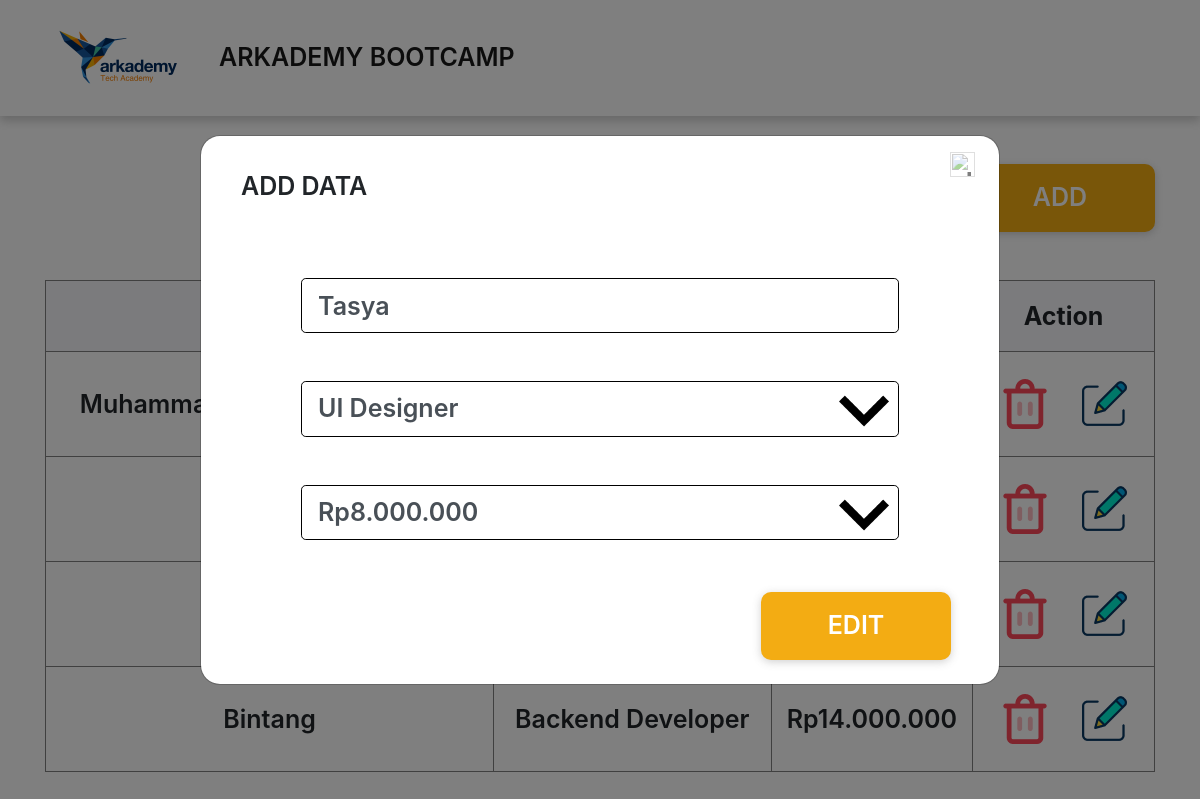
The app's page /6_c/index.php?id=97 with its own data.
### tables this page shows
CREATE TABLE `name` (
  `id` int(11) NOT NULL,
  `name` varchar(100) NOT NULL,
  `id_work` int(11) NOT NULL,
  `id_salary` int(11) NOT NULL
);

CREATE TABLE `work` (
  `id` int(11) NOT NULL,
  `name` varchar(100) NOT NULL,
  `id_salary` int(11) NOT NULL
);

CREATE TABLE `salary` (
  `id` int(11) NOT NULL,
  `salary` varchar(100) NOT NULL
);

### 6_c/functions.php (called while the page is built, shortened)
<?php
$konek = mysqli_connect('localhost', 'root', '', 'arkademy_batch_12_5');
function query($query)
{
    global $konek;
    $result = mysqli_query($konek, $query);
    $rows = [];
    while ($row = mysqli_fetch_assoc($result)) {
        $rows[] = $row;
    }
    return $rows;
}

### 6_c/index.php (the view, shortened to what this page needs)
<?php
require 'functions.php';
$data = query("SELECT name.id, name.name, name.id_salary, work.name as work, salary FROM name INNER JOIN work ON name.id_work = work.id INNER JOIN salary ON name.id_salary = salary.id ORDER BY name.id DESC");
$data_work = query("SELECT * FROM work");
$data_salary = query("SELECT * FROM salary");
$edit_id = $_GET['id'];
$data_edit = query("SELECT * FROM name WHERE id = '$edit_id'");
?>
<html>
<head>
    <link rel="stylesheet" href="https://stackpath.bootstrapcdn.com/bootstrap/4.3.1/css/bootstrap.min.css">
    <link rel="stylesheet" type="text/css" media="screen" href="assets/css/main.css">
</head>
<body>
    <nav class="menu navbar navbar-expand-lg navbar-light">
        <div class="container">
            <a class="navbar-brand" href="#">
                <img src="assets/img/logo_arkademy.png" alt="logo" width="150">
            </a>
            <div class="collapse navbar-collapse" id="navbarNav">
                <ul class="navbar-nav">
                    <li class="nav-item active">
                        <a class="nav-link logo-text" href="#">ARKADEMY BOOTCAMP <span class="sr-only">(current)</span></a>
                    </li>
                </ul>
            </div>
        </div>
    </nav>
    <div class="container">
        <div class="row mt-5" style="background:;">
            <div class="col-md text-right">
                <button type="button" class="btn-add" data-toggle="modal" data-target="#modalAdd">
                    ADD
                </button>
            </div>
        </div>
        <div class="row mt-5 mb-5">
            <div class="col-md">
                <table border="1" align="">
                    <tr class="tb-head">
                        <th>Name</th>
                        <th>Work</th>
                        <th>Salary</th>
                        <th>Action</th>
                    </tr>
                    <?php foreach ($data as $row) : ?>
                        <tr class="tb-body">
                            <td><?= $row['name'] ?></td>
                            <td><?= $row['work'] ?></td>
                            <td><?= $row['salary'] ?></td>
                            <td>
                                <a class="" href="hapus.php?id=<?= $row['id'] ?>">
                                    <button type="button" class="btn" data-toggle="modal" data-target="#modalDelete">
                                        <img src="assets/img/trash_icon.png" alt="trash">
                                    </button>
                                </a>
                                <a class="" href="index.php?id=<?= $row['id'] ?>">
                                    <button type="button" class="btn" data-toggle="modal" data-target="#modalEdit">
                                        <img src="assets/img/edit_icon.png" alt="edit">
                                    </button>
                                </a>
                            </td>
                        </tr>
                    <?php endforeach; ?>
                </table>
            </div>
        </div>
    </div>
    <div class="modal fade" id="modalEdit" tabindex="-1" role="dialog" aria-labelledby="exampleModalCenterTitle" aria-hidden="true">
        <div class="modal-dialog modal-dialog-centered modal-lg" role="document">
            <div class="modal-content modal-radius">
                <div class="modal-header no-border">
                    <div class="col-md pl-4 pt-3" style="background:;">
                        <h5 class="modal-title" id="exampleModalCenterTitle">ADD DATA</h5>
                    </div>
                    <div class="col-md pr-2" style="background:;">
                        <button type="button" class="close" data-dismiss="modal" aria-label="Close" onclick="document.location.href='index.php';">
                            <img src="assets/img/close_button.png" alt="close" width="25">
                        </button>
                    </div>
                </div>
                <div class="modal-body modal-body-padding">
                    <form action="" method="post">
                        <?php foreach ($data_edit as $row) : ?>
                            <div class=" form-group">
                                <input name="name" class="form-control form-control-lg black-border placeholder" type="text" placeholder="Name .." value="<?= $row['name']; ?>">
                            </div>
                        <?php endforeach; ?>
                        <div class="form-group mt-5">
                            <div class="select-side" id="click-me"></div>
                            <select name="work" class="form-control form-control-lg black-border placeholder appearance-none" id="sel1">
                                <?php foreach ($data_work as $row_work) : ?>
                                    <?php foreach ($data_edit as $row_edit) : ?>
                                        <?php if ($row_work['id'] === $row_edit['id_work']) { ?>
                                            <option selected value="<?= $row_work['id'] ?>"><?= $row_work['name']; ?></option>
                                        <?php } else { ?>
                                            <option value="<?= $row_work['id'] ?>"><?= $row_work['name']; ?></option>
                                        <?php } ?>
                                    <?php endforeach; ?>
                                <?php endforeach; ?>
                            </select>
                        </div>
                        <div class="form-group mt-5">
                            <div class="select-side"></div>
                            <select name="salary" class="form-control form-control-lg black-border placeholder appearance-none" id="sel2">
                                <?php foreach ($data_edit as $row_edit) : ?>
                                    <?php foreach ($data_salary as $row_salary) : ?>
                                        <?php if ($row_salary['id'] === $row_edit['id_salary']) { ?>
                                            <option selected value="<?= $row_salary['id']; ?>"><?= $row_salary['salary'] ?></option>
                                        <?php } else { ?>
                                            <option value="<?= $row_salary['id']; ?>"><?= $row_salary['salary'] ?></option>
                                        <?php } ?>
                                    <?php endforeach; ?>
                                <?php endforeach; ?>
                            </select>
                        </div>
                </div>
                <div class="modal-footer no-border pr-5 pb-4">
                    <button type="submit" class="btn-add" name="btn-edit">EDIT</button>
                </div>
            </div>
        </div>
    </div>
</body>
</html>

### 6_c/assets/css/main.css (style rules this page uses)
.logo-text { font-size: 25px; font-weight: 600; }
.menu { box-shadow: 0px 5px 9px rgba(100,100,100,.3); padding: 0; }
.btn-add { width:190px; background-color: #f3ac13; box-shadow: 0px 2px 8px rgba(100,100,100,.3); padding: 15px 0px; color: #fff; font-size: 25px; font-weight: 600; border: 0; border-radius: 10px; }
table { width:100%; text-align: center }
.tb-head { background: #F7F7FA; font-size: 25px; }
.tb-head th { padding: 20px 0px; }
.tb-body { font-size: 25px; font-weight: 600; }
.tb-body td { padding: 20px 0px; }
.no-border { border: none; }
.black-border { border:solid #000 1px; }
.placeholder { font-weight: 600; font-size:25px; }
.modal-title { font-weight: 600; font-size:25px; }
.modal-body-padding { padding: 40px 100px 20px; }
.modal-radius { border-radius:20px; }
#sel1, #sel2 { background:transparent; position: relative; }
.select-side { width: 50px; height: 50px; background-image: url("../img/downwards-arrow-key.png"); background-size:cover; position: absolute; right: 110px; margin-top: 5px; }
.appearance-none { appearance: none; -moz-appearance: none; -webkit-appearance: none; }

### records on screen
name: name "Muhammad…"
name: name "Tasya"
name: name "Bintang", id_work.name "Backend Developer", id_salary.salary "Rp14.000.000"

### other values on screen
form field work "UI Designer"
form field salary "Rp8.000.000"
